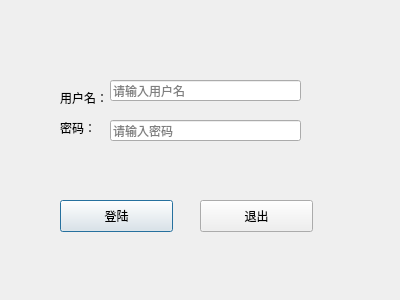
<?xml version="1.0" encoding="UTF-8"?>
<ui version="4.0">
 <class>LoginDialog</class>
 <widget class="QDialog" name="LoginDialog">
  <property name="geometry">
   <rect>
    <x>0</x>
    <y>0</y>
    <width>400</width>
    <height>300</height>
   </rect>
  </property>
  <property name="windowTitle">
   <string>Dialog</string>
  </property>
  <widget class="QLabel" name="label">
   <property name="geometry">
    <rect>
     <x>60</x>
     <y>90</y>
     <width>60</width>
     <height>16</height>
    </rect>
   </property>
   <property name="text">
    <string>用户名：</string>
   </property>
  </widget>
  <widget class="QLabel" name="label_2">
   <property name="geometry">
    <rect>
     <x>60</x>
     <y>120</y>
     <width>60</width>
     <height>16</height>
    </rect>
   </property>
   <property name="text">
    <string>密码：</string>
   </property>
  </widget>
  <widget class="QPushButton" name="loginBtn">
   <property name="geometry">
    <rect>
     <x>60</x>
     <y>200</y>
     <width>113</width>
     <height>32</height>
    </rect>
   </property>
   <property name="text">
    <string>登陆</string>
   </property>
  </widget>
  <widget class="QPushButton" name="exitBtn">
   <property name="geometry">
    <rect>
     <x>200</x>
     <y>200</y>
     <width>113</width>
     <height>32</height>
    </rect>
   </property>
   <property name="text">
    <string>退出</string>
   </property>
  </widget>
  <widget class="QLineEdit" name="usrLineEdit">
   <property name="geometry">
    <rect>
     <x>110</x>
     <y>80</y>
     <width>191</width>
     <height>21</height>
    </rect>
   </property>
   <property name="placeholderText">
    <string>请输入用户名</string>
   </property>
  </widget>
  <widget class="QLineEdit" name="pwdLineEdit">
   <property name="geometry">
    <rect>
     <x>110</x>
     <y>120</y>
     <width>191</width>
     <height>21</height>
    </rect>
   </property>
   <property name="echoMode">
    <enum>QLineEdit::Password</enum>
   </property>
   <property name="placeholderText">
    <string>请输入密码</string>
   </property>
  </widget>
 </widget>
 <resources/>
 <connections>
  <connection>
   <sender>exitBtn</sender>
   <signal>clicked()</signal>
   <receiver>LoginDialog</receiver>
   <slot>close()</slot>
   <hints>
    <hint type="sourcelabel">
     <x>256</x>
     <y>215</y>
    </hint>
    <hint type="destinationlabel">
     <x>199</x>
     <y>149</y>
    </hint>
   </hints>
  </connection>
 </connections>
</ui>
